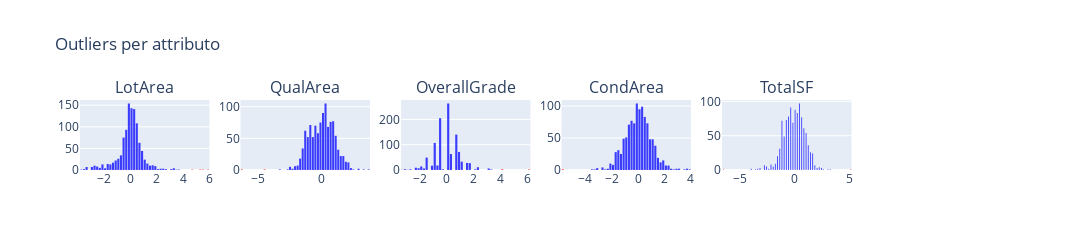

Notebook cell for this chart:
### Markdown cell above
## 3. Outliers

### Code cell
pp.hist_matrix_with_outliers(X_train[['LotArea', 'QualArea', 'OverallGrade', 'CondArea', 'TotalSF']], z_thresh=4)

### Figure 1 — Plotly figure (JSON) as saved in the notebook; plotly's stock layout.template omitted (floating-point values rounded to 4 significant figures; data arrays with more than 128 entries replaced by an {"elided": "..."} marker saying what was removed)
{"data": [{"marker": {"color": "blue"}, "opacity": 0.75, "type": "histogram", "x": {"elided": "1091 float values"}, "xaxis": "x", "yaxis": "y"}, {"marker": {"color": "red"}, "opacity": 0.75, "type": "histogram", "x": [5.967, 5.393, 5.46, 4.783], "xaxis": "x", "yaxis": "y"}, {"marker": {"color": "blue"}, "opacity": 0.75, "type": "histogram", "x": {"elided": "1093 float values"}, "xaxis": "x2", "yaxis": "y2"}, {"marker": {"color": "red"}, "opacity": 0.75, "type": "histogram", "x": [-6.35, -4.467], "xaxis": "x2", "yaxis": "y2"}, {"marker": {"color": "blue"}, "opacity": 0.75, "type": "histogram", "x": {"elided": "1090 float values"}, "xaxis": "x3", "yaxis": "y3"}, {"marker": {"color": "red"}, "opacity": 0.75, "type": "histogram", "x": [4.122, 4.122, 4.122, 6.079, 6.079], "xaxis": "x3", "yaxis": "y3"}, {"marker": {"color": "blue"}, "opacity": 0.75, "type": "histogram", "x": {"elided": "1094 float values"}, "xaxis": "x4", "yaxis": "y4"}, {"marker": {"color": "red"}, "opacity": 0.75, "type": "histogram", "x": [-5.619], "xaxis": "x4", "yaxis": "y4"}, {"marker": {"color": "blue"}, "opacity": 0.75, "type": "histogram", "x": {"elided": "1093 float values"}, "xaxis": "x5", "yaxis": "y5"}, {"marker": {"color": "red"}, "opacity": 0.75, "type": "histogram", "x": [-6.428, 5.04], "xaxis": "x5", "yaxis": "y5"}], "layout": {"annotations": [{"font": {"size": 16}, "showarrow": false, "text": "LotArea", "x": 0.06944, "xanchor": "center", "xref": "paper", "y": 1, "yanchor": "bottom", "yref": "paper"}, {"font": {"size": 16}, "showarrow": false, "text": "QualArea", "x": 0.2417, "xanchor": "center", "xref": "paper", "y": 1, "yanchor": "bottom", "yref": "paper"}, {"font": {"size": 16}, "showarrow": false, "text": "OverallGrade", "x": 0.4139, "xanchor": "center", "xref": "paper", "y": 1, "yanchor": "bottom", "yref": "paper"}, {"font": {"size": 16}, "showarrow": false, "text": "CondArea", "x": 0.5861, "xanchor": "center", "xref": "paper", "y": 1, "yanchor": "bottom", "yref": "paper"}, {"font": {"size": 16}, "showarrow": false, "text": "TotalSF", "x": 0.7583, "xanchor": "center", "xref": "paper", "y": 1, "yanchor": "bottom", "yref": "paper"}], "height": 250, "showlegend": false, "title": {"text": "Outliers per attributo"}, "width": 1500, "xaxis": {"anchor": "y", "domain": [0, 0.1389]}, "xaxis2": {"anchor": "y2", "domain": [0.1722, 0.3111]}, "xaxis3": {"anchor": "y3", "domain": [0.3444, 0.4833]}, "xaxis4": {"anchor": "y4", "domain": [0.5167, 0.6556]}, "xaxis5": {"anchor": "y5", "domain": [0.6889, 0.8278]}, "xaxis6": {"anchor": "y6", "domain": [0.8611, 1]}, "yaxis": {"anchor": "x", "domain": [0, 1]}, "yaxis2": {"anchor": "x2", "domain": [0, 1]}, "yaxis3": {"anchor": "x3", "domain": [0, 1]}, "yaxis4": {"anchor": "x4", "domain": [0, 1]}, "yaxis5": {"anchor": "x5", "domain": [0, 1]}, "yaxis6": {"anchor": "x6", "domain": [0, 1]}}}
